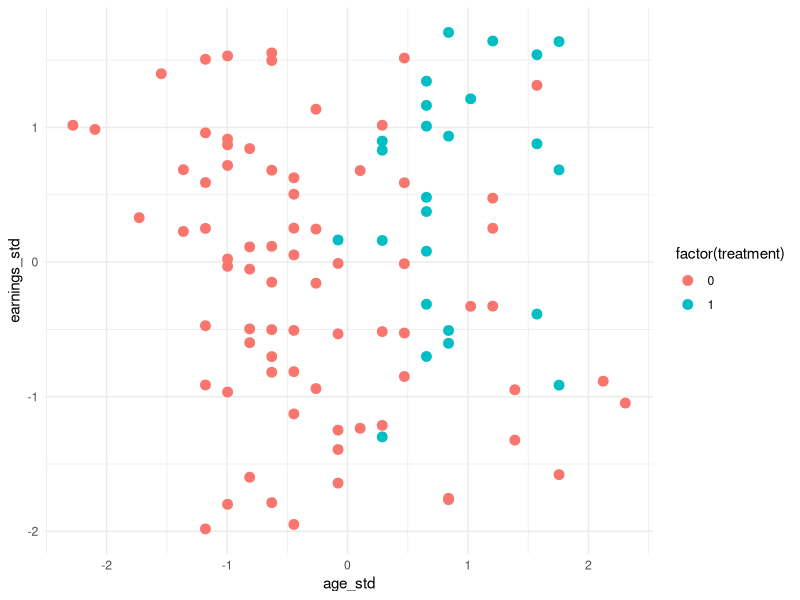
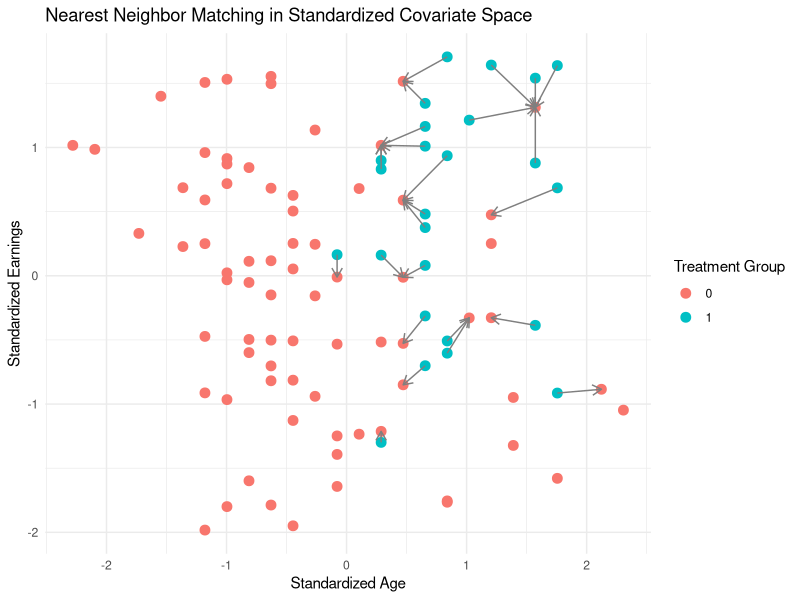
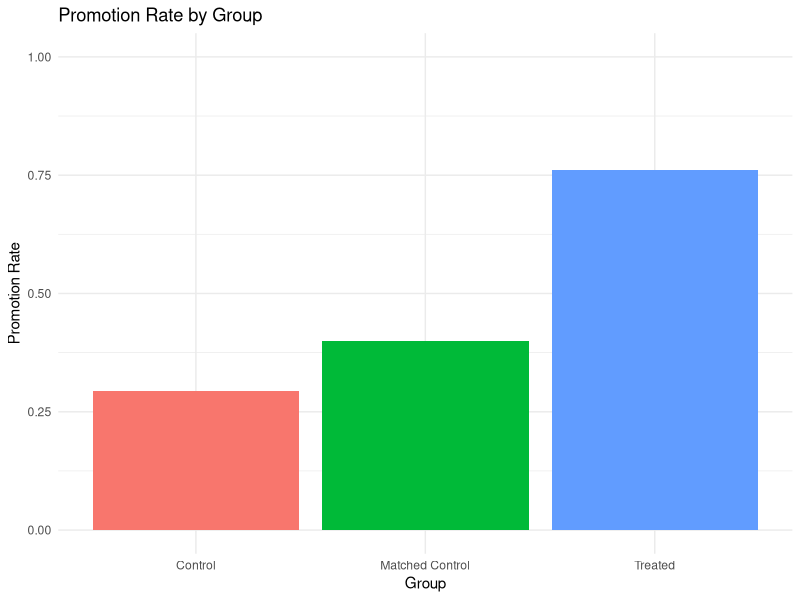
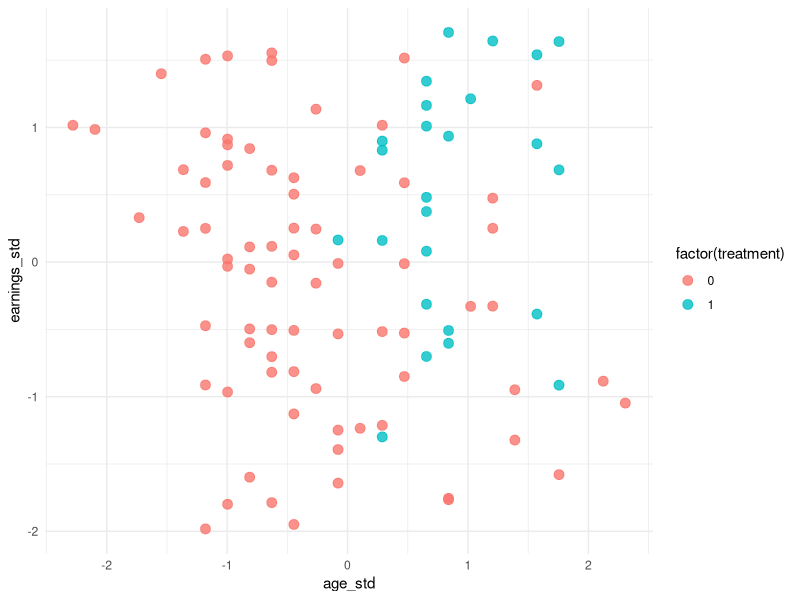
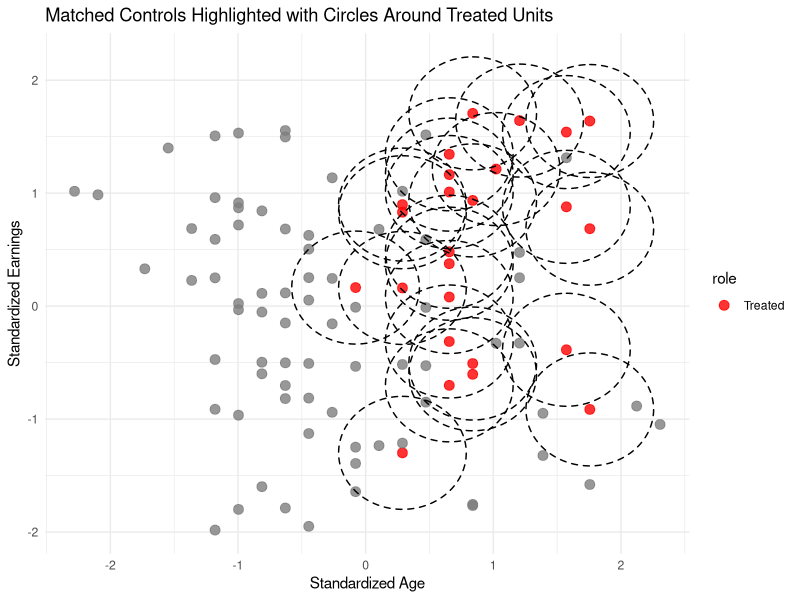
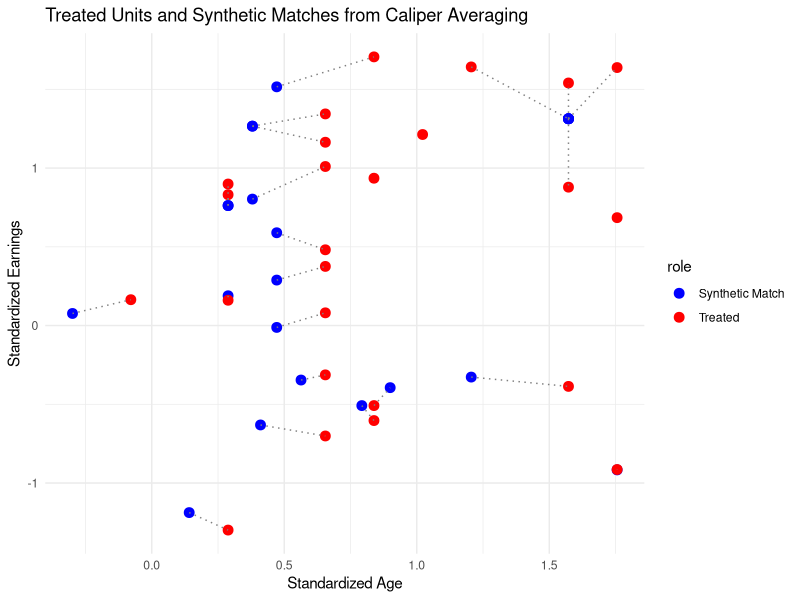

Generate these figures, in order, with R:

# Nearest Neighbor Matching Simulation with Visualization

library(tidyverse)
library(ggrepel)

# Set seed for reproducibility
set.seed(1234)

nt <- 25
nc <- 75

# Generate treatment group

# Generate control group
control_group <- tibble(
  id = (nt + 1):(nt + nc),
  treatment = 0,
  age = round(rnorm(nc, mean = 40, sd = 5), 0),
  prev_earnings = runif(nc, min = 65000, max = 89000),
  promotion = rbinom(nc, 1, -0.2+ 0.011*age + prev_earnings/900000)
)

treatment_group <- tibble(
  id = 1:nt,
  treatment = 1,
  age = round(rnorm(nt, mean = 45, sd = 3), 0),
  prev_earnings = runif(nt, min = 70000, max = 90000),
  promotion = rbinom(nt, 1, 0.1 + 0.011*age + prev_earnings/900000)
)



# Combine data
data <- bind_rows(treatment_group, control_group)

# Standardize covariates (on full sample)
data <- data |> mutate(
  age_std = (age - mean(age)) / sd(age),
  earnings_std = (prev_earnings - mean(prev_earnings)) / sd(prev_earnings)
)

# Nearest neighbor matching by Euclidean distance
match_nearest <- function(treated_df, control_df) {
  matches <- tibble()
  
  for (i in 1:nrow(treated_df)) {
    t_row <- treated_df[i, ]
    control_df <- control_df |> mutate(
      distance = sqrt((age_std - t_row$age_std)^2 + (earnings_std - t_row$earnings_std)^2)
    )
    best_match <- control_df |> 
      arrange(distance) |> 
      slice(1) %>% 
      mutate(treated_id = t_row$id)
    matches <- bind_rows(matches, best_match)
  }
  
  return(matches)
}

# Split treatment and control
treated <- data |> filter(treatment == 1)
control <- data |> filter(treatment == 0)

# Find matches
matched_controls <- match_nearest(treated, control)

# Prepare comparison dataset
comparison <- matched_controls |> 
  rename(idC = id, ageC = age, earnC = prev_earnings, promC = promotion, ageC_std = age_std, earnC_std = earnings_std) |> 
  select(idC, promC, ageC, earnC, ageC_std, earnC_std, distance, treated_id) |> 
  left_join(
    treated |> rename(idT = id, ageT = age, earnT = prev_earnings, promT = promotion, ageT_std = age_std, earnT_std = earnings_std),
    by = c("treated_id" = "idT")
  )

# Print matched pairs
comparison |> 
  mutate(dist = round(distance, 3), earnT = floor(earnT), earnC = floor(earnC)) |> 
  select(treated_id, idC, ageT, ageC, earnT, earnC, promT, promC, dist) |> 
  head()

# Plot in standardized covariate space with matched pairs
plot_data <- bind_rows(
  treated |> mutate(role = "Treated"),
  control |> mutate(role = "Control")
)

ggplot(plot_data, aes(x = age_std, y = earnings_std, color = factor(treatment))) +
  geom_point(size = 3)  +
  theme_minimal()

ggplot(plot_data, aes(x = age_std, y = earnings_std, color = factor(treatment))) +
  geom_point(size = 3) +
  geom_segment(data = comparison,
               aes(x = ageT_std, y = earnT_std,
                   xend = ageC_std, yend = earnC_std),
               arrow = arrow(length = unit(0.02, "npc")), color = "gray50") +
  labs(title = "Nearest Neighbor Matching in Standardized Covariate Space",
       x = "Standardized Age", y = "Standardized Earnings",
       color = "Treatment Group") +
  theme_minimal()

# Balance diagnostics
balance_table <- bind_rows(
  treated |> mutate(group = "Treated"),
  control |> mutate(group = "Control (pre-match)"),
  matched_controls |> mutate(group = "Matched Control")
) |> 
  group_by(group) |> 
  summarise(
    mean_age = mean(age),
    mean_earnings = mean(prev_earnings),
    mean_promotion = mean(promotion),
    .groups = "drop"
  )

print(balance_table)


# ATT estimate
att_estimate <- comparison |> 
  mutate(diff = promT - promC) |> 
  summarise(ATT = mean(diff)) |> 
  pull(ATT)

cat(sprintf("\nEstimated ATT from NN matching: %.3f\n", att_estimate))


# Promotion rate before and after matching
promotion_summary <- bind_rows(
  treated |> mutate(group = "Treated"),
  control |> mutate(group = "Control"),
  matched_controls |> mutate(group = "Matched Control")
) |> 
  group_by(group) |> 
  summarise(promotion_rate = mean(promotion), .groups = "drop")

# Plot
ggplot(promotion_summary, aes(x = group, y = promotion_rate, fill = group)) +
  geom_col(show.legend = FALSE) +
  ylim(0, 1) +
  labs(title = "Promotion Rate by Group", y = "Promotion Rate", x = "Group") +
  theme_minimal()



# Caliper matching by Euclidean distance
match_caliper <- function(treated_df, control_df, caliper = 0.5) {
  matches <- tibble()
  
  for (i in 1:nrow(treated_df)) {
    t_row <- treated_df[i, ]
    control_df <- control_df |> mutate(
      distance = sqrt((age_std - t_row$age_std)^2 + (earnings_std - t_row$earnings_std)^2)
    )
    best_match <- control_df |> 
      filter(distance<caliper) |> 
      summarise(age=mean(age),
                prev_earnings = mean(prev_earnings),
                promotion = mean(promotion),
                age_std=mean(age_std),
                earnings_std = mean(earnings_std),
                number_of_matches = n()) %>% 
      mutate(treated_id = t_row$id)
    matches <- bind_rows(matches, best_match)
  }
  
  return(matches)
}

matched_controls <- match_caliper(treated, control, 0.5)


# Prepare comparison dataset
comparison <- matched_controls |> 
  rename(ageC = age, earnC = prev_earnings, promC = promotion, ageC_std = age_std, earnC_std = earnings_std) |> 
  select(promC, ageC, earnC, ageC_std, earnC_std, treated_id, number_of_matches) |> 
  left_join(
    treated |> rename(idT = id, ageT = age, earnT = prev_earnings, promT = promotion, ageT_std = age_std, earnT_std = earnings_std),
    by = c("treated_id" = "idT")
  )

# Print matched pairs
comparison |> 
  mutate( earnT = floor(earnT), earnC = floor(earnC)) |> 
  select(treated_id, ageT, ageC, earnT, earnC, promT, promC, number_of_matches) |> 
  head()

# ATT estimate
att_estimate <- comparison |> mutate(diff = promT - promC) |> summarise(ATT = mean(diff,na.rm=TRUE)) |> pull(ATT)
cat(sprintf("\nEstimated ATT from NN matching: %.3f\n", att_estimate))



# Plot in standardized covariate space with matched pairs
plot_data <- bind_rows(
  treated |> mutate(role = "Treated"),
  control |> mutate(role = "Control")
)

ggplot(plot_data, aes(x = age_std, y = earnings_std, color = factor(treatment))) +
  geom_point(size = 3, alpha = 0.8)  +
  theme_minimal()

library(ggforce)  # for geom_circle

# Radius for visual circles (standardized units, so ~0.25 looks good)
circle_radius <- 0.5

circle_data <- treated |> 
  mutate(radius = circle_radius) |> 
  select(age_std, earnings_std, radius)

ggplot() +
  geom_point(data = plot_data,
             aes(x = age_std, y = earnings_std, color = role),
             size = 3, alpha = 0.8) +
  geom_circle(data = circle_data,
              aes(x0 = age_std, y0 = earnings_std, r = radius),
              inherit.aes = FALSE,
              color = "black", linetype = "dashed", alpha = 0.3) +
  labs(title = "Matched Controls Highlighted with Circles Around Treated Units",
       x = "Standardized Age", y = "Standardized Earnings") +
  scale_color_manual(values = c("Treated" = "red")) +
  theme_minimal()


### Second: Only matched units and synthetic averages

# This uses your `comparison` object created after caliper matching
# It includes treated units and synthetic (averaged) matches

synth_plot_data <- comparison |> 
  mutate(role = "Synthetic Match") |> 
  rename(age_std = ageC_std, earnings_std = earnC_std) |> 
  select(treated_id, age_std, earnings_std, role) |> 
  bind_rows(
    treated |> 
      select(treated_id = id, age_std, earnings_std = earnings_std) |> 
      mutate(role = "Treated")
  )

ggplot(synth_plot_data, aes(x = age_std, y = earnings_std, color = role)) +
  geom_point(size = 3) +
  geom_line(aes(group = treated_id), color = "gray50", linetype = "dotted") +
  labs(title = "Treated Units and Synthetic Matches from Caliper Averaging",
       x = "Standardized Age", y = "Standardized Earnings") +
  scale_color_manual(values = c("Treated" = "red", "Synthetic Match" = "blue")) +
  theme_minimal()
